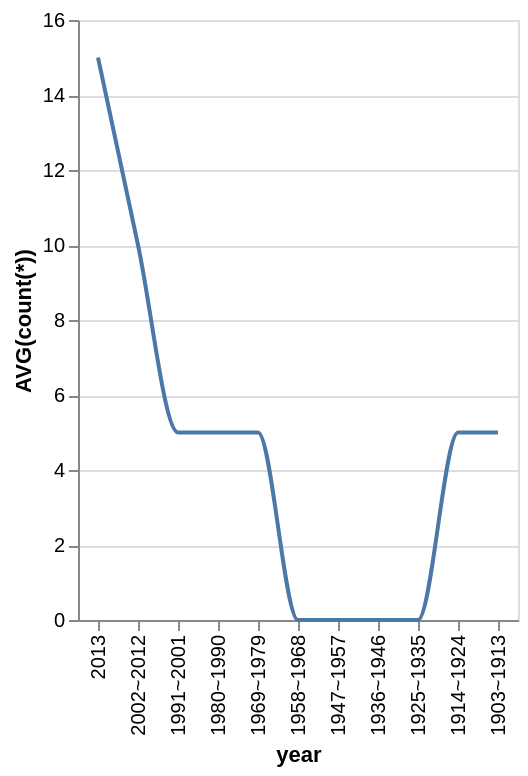

Vega-Lite specification stored for this chart:
### Vega-Lite specification from a JSON file in a GitHub repository (floating-point values rounded to 4 significant figures)
{"data": {"values": [{"x_data": "1903~1913", "y_data": 5}, {"x_data": "1914~1924", "y_data": 5}, {"x_data": "1925~1935", "y_data": 0}, {"x_data": "1936~1946", "y_data": 0}, {"x_data": "1947~1957", "y_data": 0}, {"x_data": "1958~1968", "y_data": 0}, {"x_data": "1969~1979", "y_data": 5}, {"x_data": "1980~1990", "y_data": 5}, {"x_data": "1991~2001", "y_data": 5}, {"x_data": "2002~2012", "y_data": 10}, {"x_data": "2013", "y_data": 15}]}, "mark": {"type": "line", "interpolate": "monotone"}, "encoding": {"x": {"field": "x_data", "type": "nominal", "title": "year", "sort": "descending"}, "y": {"field": "y_data", "type": "quantitative", "title": "AVG(count(*))"}}}
